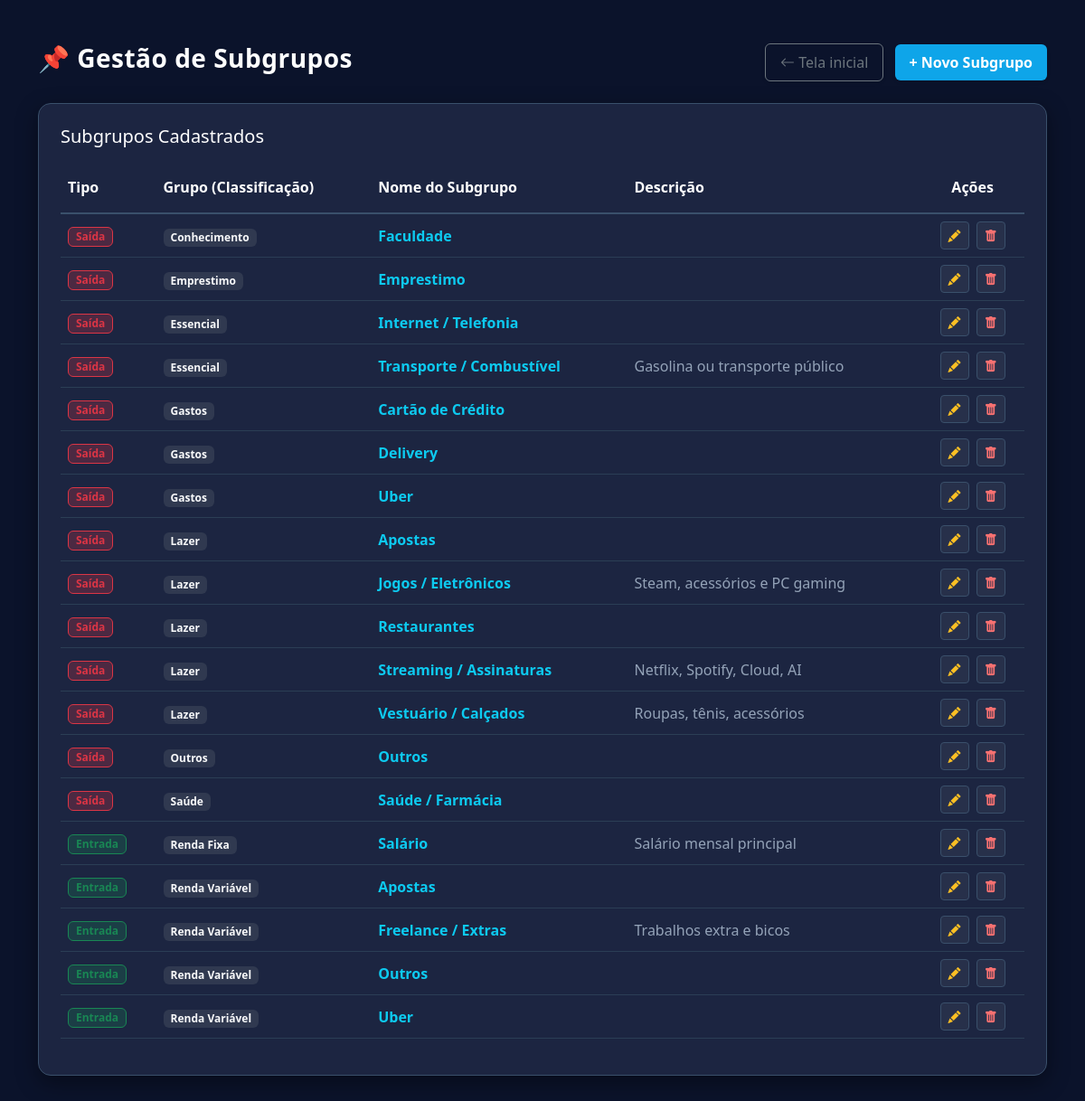
Page /subgrupos/index.php on the earlier database version.
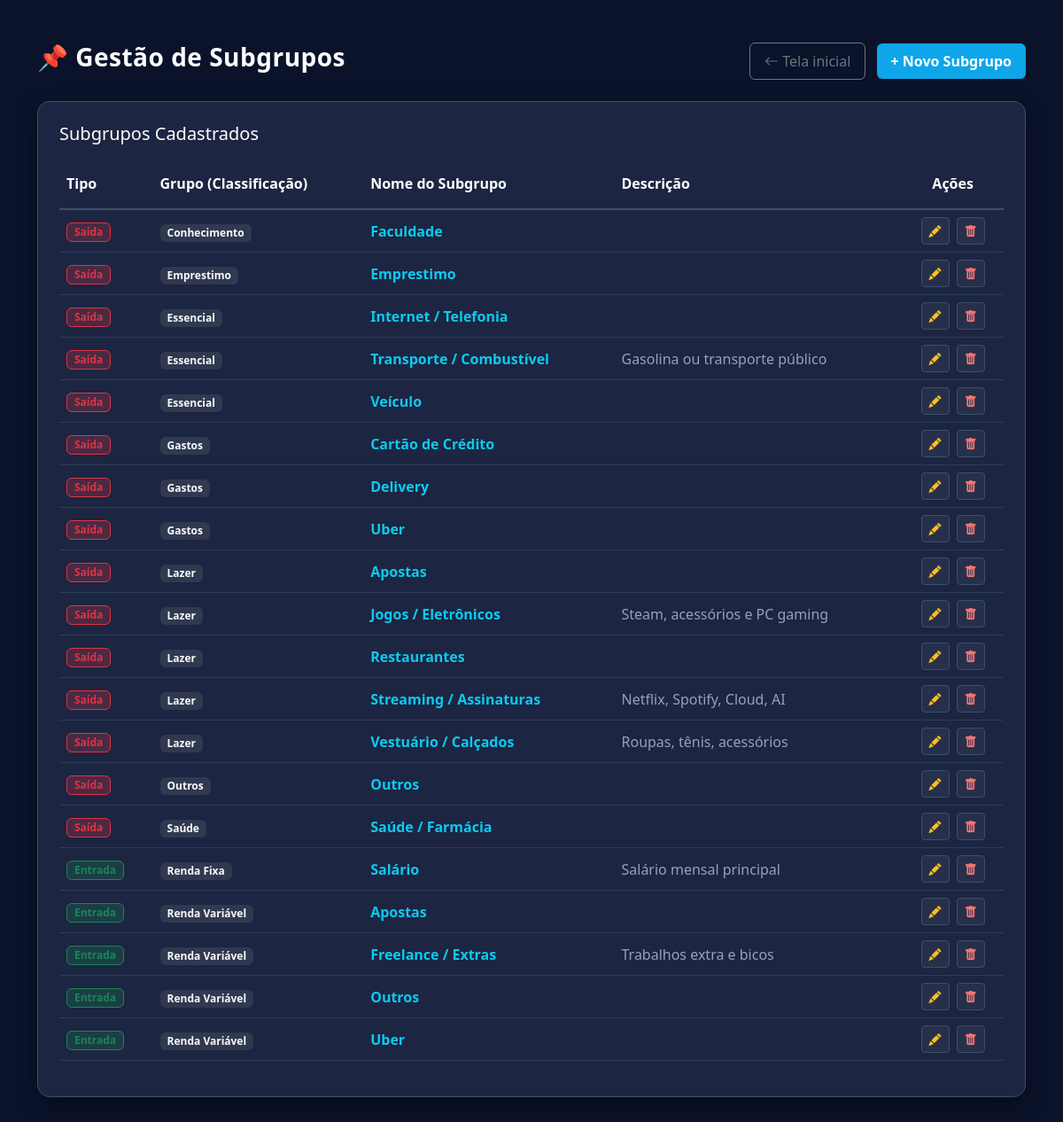
Same page on the later database version.
### tables this page shows
CREATE TABLE subgrupos (
        id INTEGER PRIMARY KEY AUTOINCREMENT,
        tipo TEXT NOT NULL,
        grupo TEXT,
        nome TEXT NOT NULL,
        descricao TEXT
    );

### subgrupos/index.php (the view, shortened to what this page needs)
<?php
include '../db/conexao.php';
$subgrupos = [];
try {
    $stmt = $pdo->query("SELECT * FROM subgrupos ORDER BY tipo DESC, grupo ASC, nome ASC");
    $subgrupos = $stmt->fetchAll(PDO::FETCH_ASSOC);
} catch (Exception $e) {
    $mensagem = "<div class='alert alert-danger bg-dark text-danger border-danger mt-3'>Erro: " . $e->getMessage() . "</div>";
}
?>
<!DOCTYPE html>
<html lang="pt-BR">
<head>
    <link href="https://cdn.jsdelivr.net/npm/bootstrap@5.3.0/dist/css/bootstrap.min.css" rel="stylesheet">
    <link rel="stylesheet" href="https://cdn.jsdelivr.net/npm/bootstrap-icons@1.10.5/font/bootstrap-icons.css">
</head>
<body>
    <div class="container mt-5 mb-5">
        <div class="row align-items-center mb-4">
            <div class="col-md-6">
                <h2 class="navbar-brand fs-3">📌 Gestão de Subgrupos</h2>
            </div>
            <div class="col-md-6 text-md-end mt-3 mt-md-0">
                <a href="../view/dashboard.php" class="btn btn-outline-secondary me-2 px-3 py-2 shadow-sm">
                    <i class="bi bi-arrow-left"></i> Tela inicial
                </a>
                <a href="novo_subgrupo.php" class="btn btn-info-custom px-3 py-2 shadow-sm">+ Novo Subgrupo</a>
            </div>
        </div>
        <div class="card card-custom p-4">
            <h4 class="mb-3 fs-5 text-white">Subgrupos Cadastrados</h4>
            <div class="table-responsive">
                <table class="table align-middle">
                    <thead>
                        <tr style="border-bottom: 2px solid #3a506b;">
                            <th class="py-3 text-white">Tipo</th>
                            <th class="py-3 text-white">Grupo (Classificação)</th>
                            <th class="py-3 text-white">Nome do Subgrupo</th>
                            <th class="py-3 text-white">Descrição</th>
                            <th class="text-center py-3 text-white">Ações</th>
                        </tr>
                    </thead>
                    <tbody>
                        <?php if (count($subgrupos) > 0): ?>
                            <?php foreach ($subgrupos as $s): ?>
                                <tr>
                                    <td>
                                        <?php if ($s['tipo'] == 'Entrada'): ?>
                                            <span
                                                class="badge bg-success bg-opacity-25 text-success border border-success px-2 py-1">Entrada</span>
                                        <?php else: ?>
                                            <span
                                                class="badge bg-danger bg-opacity-25 text-danger border border-danger px-2 py-1">Saída</span>
                                        <?php endif; ?>
                                    </td>
                                    <td><span
                                            class="badge bg-secondary bg-opacity-25 text-light px-2 py-1"><?php echo htmlspecialchars($s['grupo'] ?? ''); ?></span>
                                    </td>
                                    <td class="fw-bold text-info"><?php echo htmlspecialchars($s['nome'] ?? ''); ?></td>
                                    <td class="texto-auxiliar"><?php echo htmlspecialchars($s['descricao'] ?? ''); ?></td>
                                    <td class="text-center">
                                        <a href="editar_subgrupo.php?id=<?php echo $s['id']; ?>"
                                            class="btn btn-sm btn-action-edit me-1" title="Editar">
                                            <i class="bi bi-pencil-fill"></i>
                                        </a>
                                        <a href="index.php?deletar=<?php echo $s['id']; ?>" class="btn btn-sm btn-action-delete"
                                            title="Apagar"
                                            onclick="return confirm('Tem a certeza de que quer apagar este subgrupo, Uai?');">
                                            <i class="bi bi-trash-fill"></i>
                                        </a>
                                    </td>
                                </tr>
                            <?php endforeach; ?>
                        <?php endif; ?>
                    </tbody>
                </table>
            </div>
        </div>
    </div>
</body>
</html>

### subgrupos/index.php (style rules this page uses)
body { background-color: #0b132b; color: #ffffff; font-family: 'Segoe UI', Tahoma, Geneva, Verdana, sans-serif; }
.card-custom { border-radius: 14px; background-color: #1c2541; border: 1px solid #3a506b; box-shadow: 0 8px 24px rgba(0, 0, 0, 0.4); }
.texto-auxiliar { color: #94a3b8 !important; font-weight: 500; }
.table { color: #ffffff; background-color: transparent !important; }
.table th, .table td { background-color: transparent !important; color: #ffffff; border-color: #2b3e55 !important; }
.btn-info-custom { background-color: #0ea5e9; border: none; font-weight: 600; color: white; }
.btn-action-edit { background-color: rgba(255, 255, 255, 0.05); color: #fbbf24; border: 1px solid #3a506b; }
.btn-action-delete { background-color: rgba(255, 255, 255, 0.05); color: #f87171; border: 1px solid #3a506b; }
.navbar-brand { font-weight: bold; color: #ffffff; letter-spacing: 0.5px; }

Differences in the rows shown:
added subgrupos: tipo "Saída", grupo "Essencial", nome "Veículo"
